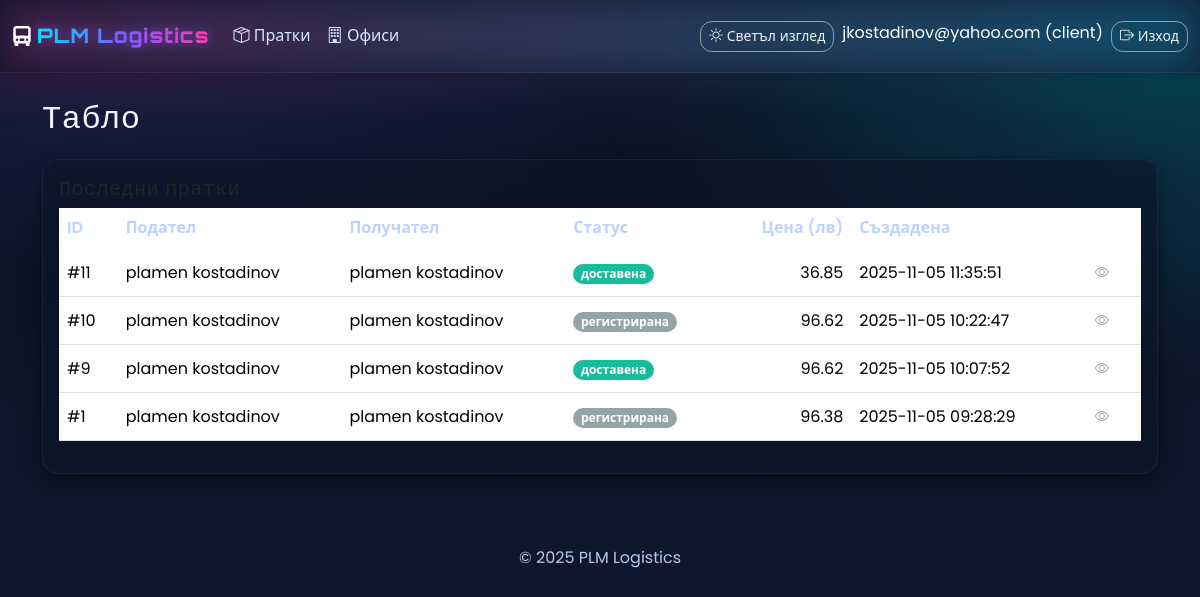
Page / (signed in) on the committed database.
### tables this page shows
CREATE TABLE users (
    id INTEGER PRIMARY KEY AUTOINCREMENT,
    email TEXT UNIQUE NOT NULL,
    password_hash TEXT NOT NULL,
    role TEXT NOT NULL CHECK(role IN ('employee','client','admin','courier')),
    created_at TEXT NOT NULL DEFAULT (datetime('now'))
);

CREATE TABLE shipments (
    id INTEGER PRIMARY KEY AUTOINCREMENT,
    sender_client_id INTEGER NOT NULL,
    recipient_client_id INTEGER NOT NULL,
    origin_office_id INTEGER,
    destination_office_id INTEGER,
    delivery_address TEXT,
    pickup_address TEXT,
    weight_kg REAL NOT NULL CHECK(weight_kg > 0),
    distance_km REAL NOT NULL DEFAULT 1.0,
    to_office INTEGER NOT NULL CHECK (to_office IN (0,1)),
    size TEXT NOT NULL DEFAULT 'M', -- 'S','M','L'
    return_to_office INTEGER NOT NULL DEFAULT 0,
    return_office_id INTEGER,
    price REAL NOT NULL,
    status TEXT NOT NULL CHECK(status IN ('registered','in_transit','delivered')) DEFAULT 'registered',
    registered_by_employee_id INTEGER NOT NULL,
    courier_employee_id INTEGER,
    registered_at TEXT NOT NULL DEFAULT (datetime('now')),
    delivered_at TEXT,
    FOREIGN KEY(sender_client_id) REFERENCES clients(id),
    FOREIGN KEY(recipient_client_id) REFERENCES clients(id),
    FOREIGN KEY(origin_office_id) REFERENCES offices(id),
    FOREIGN KEY(destination_office_id) REFERENCES offices(id),
    FOREIGN KEY(return_office_id) REFERENCES offices(id),
    FOREIGN KEY(registered_by_employee_id) REFERENCES employees(id),
    FOREIGN KEY(courier_employee_id) REFERENCES employees(id)
);

### app/blueprints/main.py (the view)
@bp.route("/", endpoint="dashboard")
def dashboard():
    user = current_user()
    if not user:
        return redirect(url_for('auth.login'))
    db = get_db()
    if user["role"] in ("employee", "admin", "courier"):
        shipments = db.execute(
            """
            SELECT
                s.*,
                sc.first_name || ' ' || sc.last_name AS sender_name,
                rc.first_name || ' ' || rc.last_name AS recipient_name
            FROM shipments s
            JOIN clients sc ON sc.id = s.sender_client_id
            JOIN clients rc ON rc.id = s.recipient_client_id
            ORDER BY s.id DESC
            LIMIT 20
            """
        ).fetchall()
    else:
        client = db.execute(
            "SELECT id FROM clients WHERE user_id = ?",
            (user["id"],)
        ).fetchone()
        shipments = db.execute(
            """
            SELECT
                s.*,
                sc.first_name || ' ' || sc.last_name AS sender_name,
                rc.first_name || ' ' || rc.last_name AS recipient_name
            FROM shipments s
            JOIN clients sc ON sc.id = s.sender_client_id
            JOIN clients rc ON rc.id = s.recipient_client_id
            WHERE s.sender_client_id = ? OR s.recipient_client_id = ?
            ORDER BY s.id DESC
            LIMIT 20
            """,
            (client["id"], client["id"])
        ).fetchall()
    return render_template("dashboard.html", title="Табло", shipments=shipments)

### app/db.py (called while the page is built)
def ensure_file_exists(pathlike):
    p = Path(pathlike)
    if not p.exists():
        p.touch()

def get_db():
    if "db" not in g:
        db_path = current_app.config["DATABASE"]
        g.db = sqlite3.connect(db_path)
        g.db.row_factory = sqlite3.Row
    return g.db

def init_schema():
    db = get_db()
    db.executescript(SCHEMA_SQL)
    if not db.execute("SELECT 1 FROM company WHERE id=1").fetchone():
        db.execute("INSERT INTO company (id, name) VALUES (1, ?)", ("PLM Logistics",))
    if not db.execute("SELECT 1 FROM users WHERE role='admin'").fetchone():
        from werkzeug.security import generate_password_hash
        db.execute(
            "INSERT INTO users(email, password_hash, role) VALUES (?,?, 'admin')",
            ("admin@company.com", generate_password_hash("admin123")),
        )
    db.commit()

### app/utils/auth.py (called while the page is built)
def current_user():
    uid = session.get("user_id")
    if not uid:
        return None
    db = get_db()
    return db.execute("SELECT * FROM users WHERE id=?", (uid,)).fetchone()

### templates/dashboard.html (shortened to what this page needs)
{% extends 'layout.html' %}
{% block content %}
<div class="d-flex justify-content-between align-items-center mb-3">
  <h3>Табло</h3>
</div>
<div class="card">
  <div class="card-body">
    <h5 class="card-title">Последни пратки</h5>
<table class="table table-hover align-middle">
  <thead>
    <tr>
      <th>ID</th>
      <th>Подател</th>
      <th>Получател</th>
      <th>Статус</th>
      <th class="text-end">Цена (лв)</th>
      <th>Създадена</th>
      <th></th>
    </tr>
  </thead>
  <tbody>
    {% for s in shipments %}
      <tr>
        <td>#{{ s.id }}</td>
        <td>{{ s.sender_name }}</td>
        <td>{{ s.recipient_name }}</td>
        <td>
          {% if s.status == 'delivered' %}
            <span class="badge bg-success">доставена</span>
          {% elif s.status == 'in_transit' %}
            <span class="badge bg-warning text-dark">в транзит</span>
          {% else %}
            <span class="badge bg-secondary">регистрирана</span>
          {% endif %}
        </td>
        <td class="text-end">{{ '%.2f'|format(s.price) }}</td>
        <td>{{ s.registered_at }}</td>
        <td class="text-nowrap">
          <a class="btn btn-sm btn-outline-secondary"
             href="{{ url_for('shipments.shipments_view', shipment_id=s.id) }}">
            <i class="bi bi-eye"></i>
          </a>
        </td>
      </tr>
    {% else %}
      <tr>
        <td colspan="7" class="text-center text-muted py-4">Няма пратки за показване.</td>
      </tr>
    {% endfor %}
  </tbody>
</table>
  </div>
</div>
{% endblock %}

### templates/layout.html (shortened to what this page needs)
<!doctype html>
<html lang="bg">
  <head>
    <link href="https://cdn.jsdelivr.net/npm/bootswatch@5.3.3/dist/flatly/bootstrap.min.css" rel="stylesheet">
    <link href="https://cdn.jsdelivr.net/npm/bootstrap-icons@1.11.3/font/bootstrap-icons.css" rel="stylesheet">
    <link href="{{ url_for('static', filename='css/styles.css') }}" rel="stylesheet">
  </head>
  <body class="neo-bg">
    <nav class="navbar navbar-expand-lg navbar-dark neo-nav">
      <div class="container-fluid">
        <a class="navbar-brand logo" href="{{ url_for('main.dashboard') }}">
          <i class="bi bi-truck-front-fill me-1"></i><span class="brand-text">PLM Logistics</span>
        </a>
        <div class="collapse navbar-collapse" id="nav">
          <ul class="navbar-nav me-auto mb-2 mb-lg-0">
            {% if user %}
              <li class="nav-item"><a class="nav-link" href="{{ url_for('shipments.shipments_list') }}"><i class="bi bi-box-seam"></i> Пратки</a></li>
              <li class="nav-item"><a class="nav-link" href="{{ url_for('offices.offices_list') }}"><i class="bi bi-building"></i> Офиси</a></li>
            {% endif %}
          </ul>
          <ul class="navbar-nav me-2">
            <li class="nav-item">
              <button id="themeToggle" class="btn btn-sm btn-outline-light" type="button"> Светъл изглед</button>
            </li>
          </ul>
          <ul class="navbar-nav">
            {% if user %}
              <li class="nav-item"><span class="navbar-text me-2">{{ user.email }} ({{ user.role }})</span></li>
              <li class="nav-item"><a class="btn btn-sm btn-outline-light" href="{{ url_for('auth.logout') }}"><i class="bi bi-box-arrow-right"></i> Изход</a></li>
            {% endif %}
          </ul>
        </div>
      </div>
    </nav>
    <main class="container py-4 reveal">
      {% block content %}{% endblock %}
      <footer class="mt-5 py-4 text-center text-muted">
        <span>© 2025 {{ app_name }}</span>
      </footer>
    </main>
</body>
</html>

### static/css/styles.css (style rules this page uses)
:root { --neo-bg1:#0a0f1f; --neo-bg2:#0f1b33; --neo-accent:#00e0ff; --neo-accent-2:#7a5cff; --neo-hot:#ff3cac; --neo-text:#e6f1ff; --neo-muted:#8aa0c6; --radius:16px; --shadow:0 10px 25px rgba(0,0,0,.35), 0 2px 6px rgba(0,0,0,.2); }
* { box-sizing:border-box }
body { font-family:'Poppins',system-ui,Segoe UI,Roboto,Arial,sans-serif;color:var(--neo-text) }
.neo-bg { min-height:100vh; background: radial-gradient(1200px 600px at 10% -10%, rgba(122,92,255,.25), transparent 60%), radial-gradient(1000px 500px at 100% 10%, rgba(0,224,255,.2), transparent 60%), linear-gradient(180deg, var(--neo-bg1), var(--neo-bg2)); background-attachment: fixed; }
.neo-nav { background: linear-gradient(90deg, #0b1226, #101e3a); position: sticky; top:0; z-index: 1030; box-shadow: var(--shadow); border-bottom:1px solid rgba(255,255,255,.06); }
.neo-nav:before { content:''; position:absolute; inset:0; background: linear-gradient(90deg, var(--neo-hot), var(--neo-accent), var(--neo-accent-2), var(--neo-hot)); opacity:.25; mix-blend-mode: screen; filter: blur(24px); background-size: 300% 100%; animation: flow 14s linear infinite; pointer-events: none; }
.logo { font-family:'Orbitron', monospace; letter-spacing:1px; font-weight:800; position:relative }
.brand-text { background: linear-gradient(90deg, #00e0ff, #7a5cff, #ff3cac); -webkit-background-clip: text; background-clip: text; color: transparent; filter: drop-shadow(0 0 6px rgba(122,92,255,.6)); }
.card { border-radius: var(--radius); background: rgba(13,20,39,.65); border:1px solid rgba(255,255,255,.06); box-shadow: var(--shadow); -webkit-backdrop-filter: blur(6px); backdrop-filter: blur(6px); animation: rise .5s ease both; }
.table { color:var(--neo-text) }
.table thead th { border-color:rgba(255,255,255,.1); color:#bcd2ff; font-weight:600 }
.table tbody tr { transition:.2s }
.btn { border-radius: 12px; border:1px solid transparent; transition: transform .08s ease, box-shadow .2s ease, background .2s ease; }
.btn-outline-light { border-color: rgba(255,255,255,.5) }
footer { color:var(--neo-muted) }
.reveal { opacity:0; transform: translateY(10px); transition: .6s ease }
.reveal.is-visible { opacity:1; transform:none }
.badge { border-radius: 10px }
.navbar .nav-link { color:#cfe4ff }
.navbar .btn-outline-light { border-color: rgba(255,255,255,.5) }
h1,h2,h3,h4,h5,h6 { font-family:'Orbitron', monospace; letter-spacing:.5px }
:root { --neo-text:#f2f6ff; --neo-muted:#b8c7e8 }
.navbar .navbar-brand, .navbar .navbar-text { color:#ffffff }
a { color:#7ad6ff }
::placeholder { color: #9fb3d7; opacity: 1; }
.text-muted { color: var(--neo-muted) !important; }

### rows in the picture
users: email "jkostadinov@yahoo.com", role "client"
shipments: id "11", sender_name "plamen kostadinov", recipient_name "plamen kostadinov", status "доставена", price "36.85", registered_at "2025-11-05 11:35:51"
shipments: id "10", sender_name "plamen kostadinov", recipient_name "plamen kostadinov", status "регистрирана", price "96.62", registered_at "2025-11-05 10:22:47"
shipments: id "9", sender_name "plamen kostadinov", recipient_name "plamen kostadinov", status "доставена", price "96.62", registered_at "2025-11-05 10:07:52"
shipments: id "1", sender_name "plamen kostadinov", recipient_name "plamen kostadinov", status "регистрирана", price "96.38", registered_at "2025-11-05 09:28:29"

### other values in the picture
{{ app_name }} "PLM Logistics"
